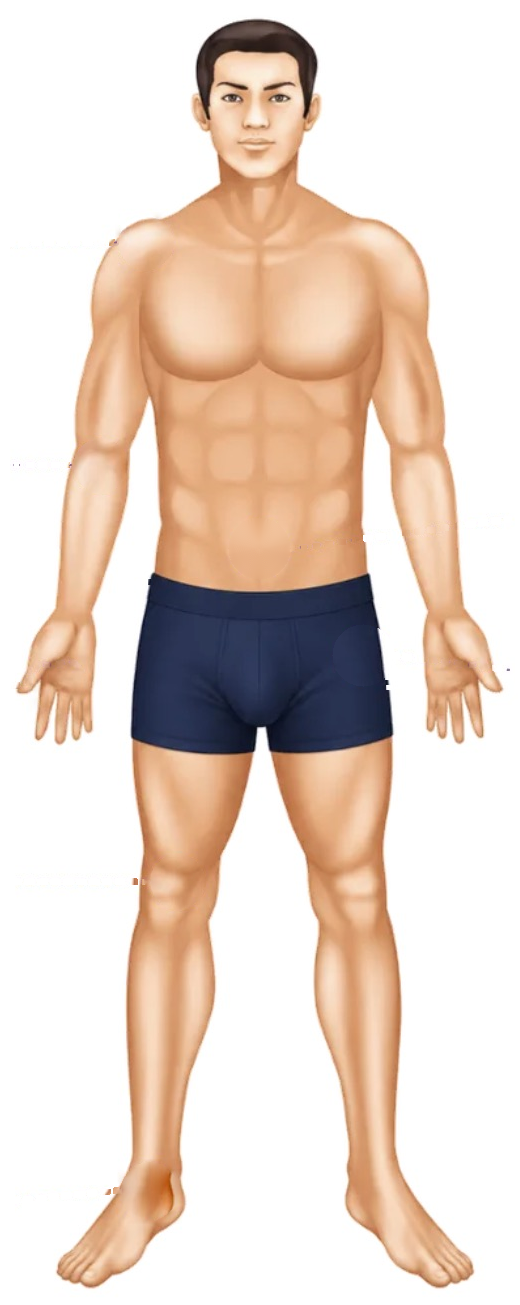
#> input picture assets/body.png, 520 x 1305 px
$ python clean_body_figure.py ../assets/body.png
#> lines starting #> are read from the running program, lines starting #| are printed output that depends on the picture; after the words box and inside, x2 and y2 are one past the last pixel; in counts of white or black regions, pixels touching at a corner belong together
"""Remove the region markers, dashed leader lines and labels from the reference
figure, and export a transparent PNG of the body for the joint-count screen."""
import cv2, numpy as np, sys

SRC = sys.argv[1]
im = cv2.imread(SRC)
#> im is the input picture: shape (1305, 520, 3); mean B, G, R 201.5, 213.5, 230.8
CROP = (95, 1400, 330, 850)                      # y0, y1, x0, x1
MARKERS = [(475, 337), (430, 560), (388, 776), (507, 976), (479, 1286)]
SHIFT_MARKERS = []
MIRROR_COPY = [(693, 750)]                   # hip: direct mirrored copy (symmetric shorts edge)
INPAINT_MARKERS = []
CENTRE_MARKER = (589, 643)                        # lumbar: on the midline, no clean mirror
LABELS = [(120, 40, 510, 92), (195, 312, 340, 362), (235, 538, 340, 582), (140, 752, 345, 800),
          (248, 952, 345, 1000), (150, 1268, 345, 1318), (845, 592, 1045, 665), (845, 742, 905, 788)]
SHORTS = (665, 852, 458, 728)          # y0, y1, x0, x1 in source coords (protected)

def purple_mask(img, s_min=30, v_min=95):
    h, s, v = cv2.split(cv2.cvtColor(img, cv2.COLOR_BGR2HSV))
    return ((h >= 122) & (h <= 168) & (s > s_min) & (v > v_min))

out = im.copy()
for x0, y0, x1, y1 in LABELS:
    out[y0:y1, x0:x1] = 255
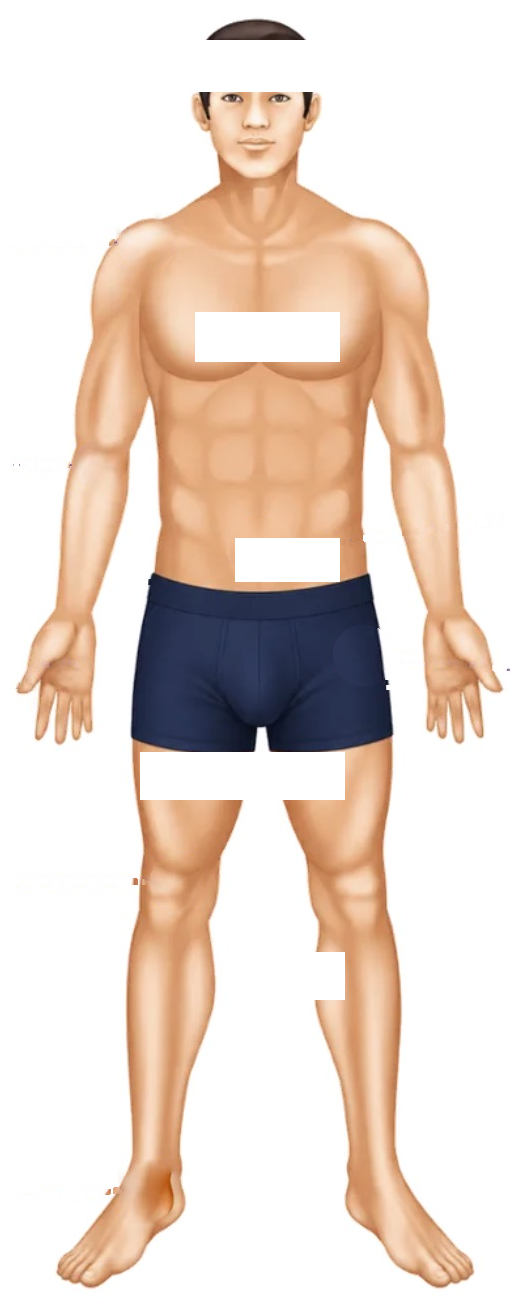
#> out: shape (1305, 520, 3); 4.4% of pixels changed, all inside (x1, y1, x2, y2) = (140, 40, 345, 1000)

lines = cv2.dilate(purple_mask(im).astype(np.uint8) * 255, np.ones((3, 3), np.uint8), iterations=2)
#> in purple_mask, `h, s, v = cv2.split(cv2.cvtColor(img, cv2.COLOR_BGR2HSV))`:
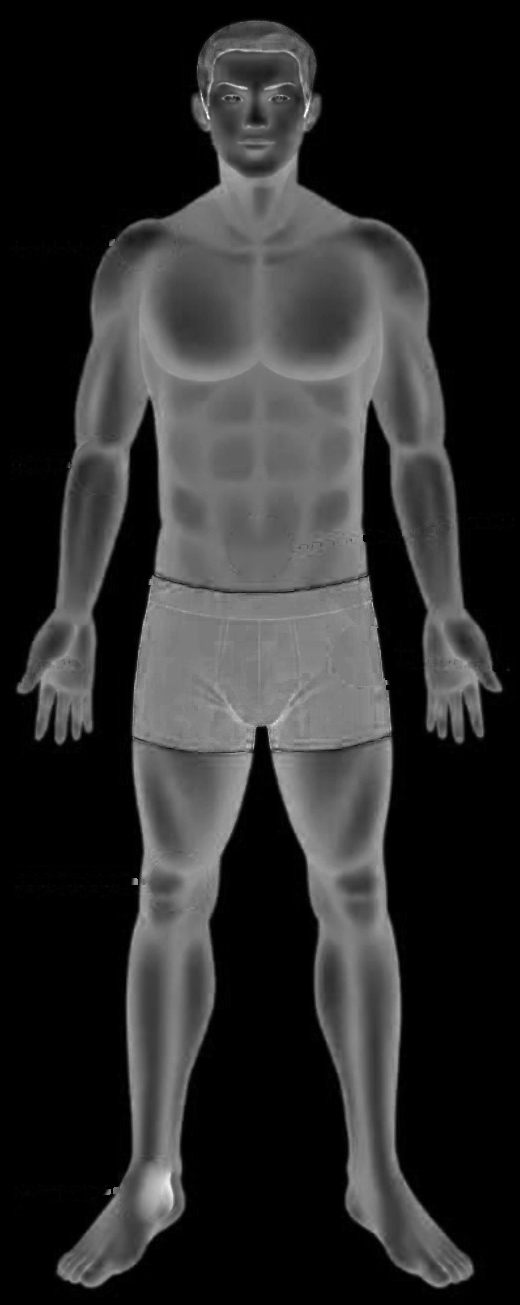
#> s: shape (1305, 520); min 0, max 255, mean 44
#> in purple_mask, `h, s, v = cv2.split(cv2.cvtColor(img, cv2.COLOR_BGR2HSV))`:
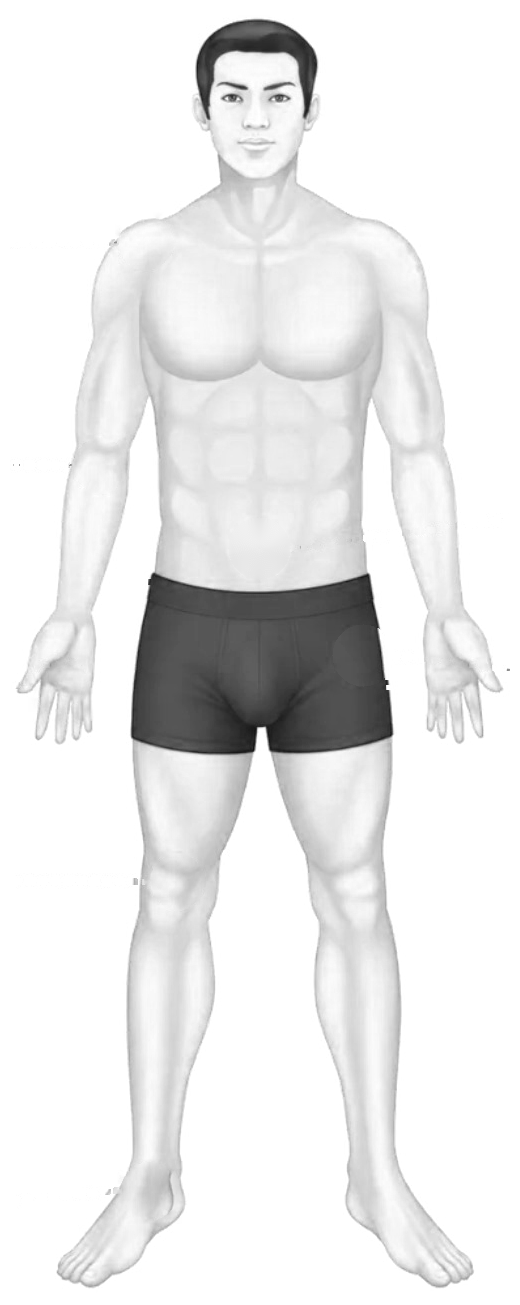
#> v: shape (1305, 520); min 18, max 255, mean 233
#> in purple_mask, `return ((h >= 122) & (h <= 168) & (s > s_min) & (v > v_min))`:
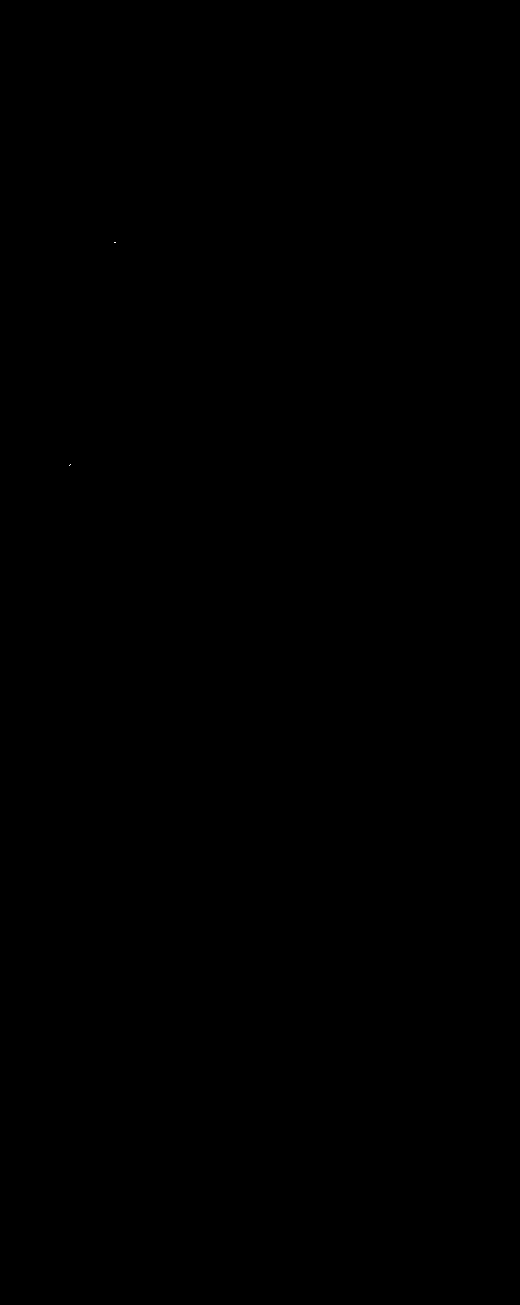
#> returned value: shape (1305, 520) bool; 0% white in thin lines or dots, all inside (x1, y1, x2, y2) = (69, 242, 116, 466)
#> lines: shape (1305, 520); 0.01% white; 2 white regions, box (x1, y1, x2, y2) and area: (67, 462, 73, 468) 34, (112, 240, 118, 245) 30
circ = np.zeros_like(lines)
for x, y in MARKERS + MIRROR_COPY + [c for c, _ in SHIFT_MARKERS] + [CENTRE_MARKER]:
    cv2.circle(circ, (x, y), 31, 255, -1)
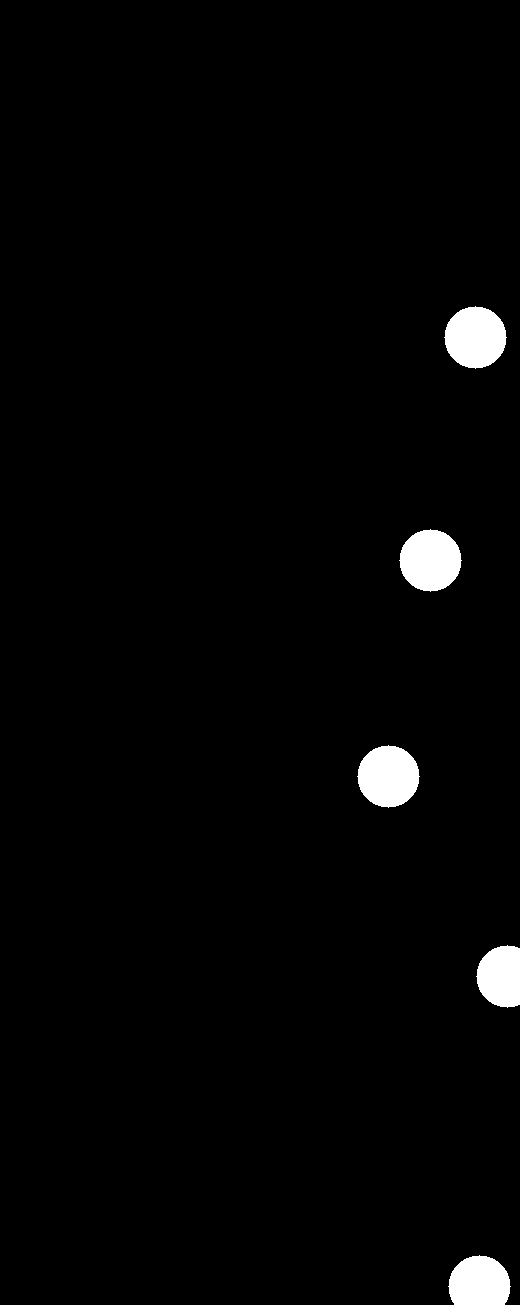
#> circ: shape (1305, 520); 2% white; 5 white regions, box (x1, y1, x2, y2) and area: (444, 306, 507, 369) 3001, (399, 529, 462, 592) 3001, (357, 745, 420, 808) 3001, (448, 1255, 511, 1305) 2572, (476, 945, 520, 1008) 2250

# 1) dashed lines: copy the mirror-image pixels where the mirror side is clean
flip = cv2.flip(out, 1)
bad = (lines > 0) | (circ > 0)
#> bad: shape (1305, 520) bool; 2% white; 7 white regions, largest, box (x1, y1, x2, y2) and area: (444, 306, 507, 369) 3001, (399, 529, 462, 592) 3001, (357, 745, 420, 808) 3001
badf = cv2.flip(bad.astype(np.uint8), 1) > 0
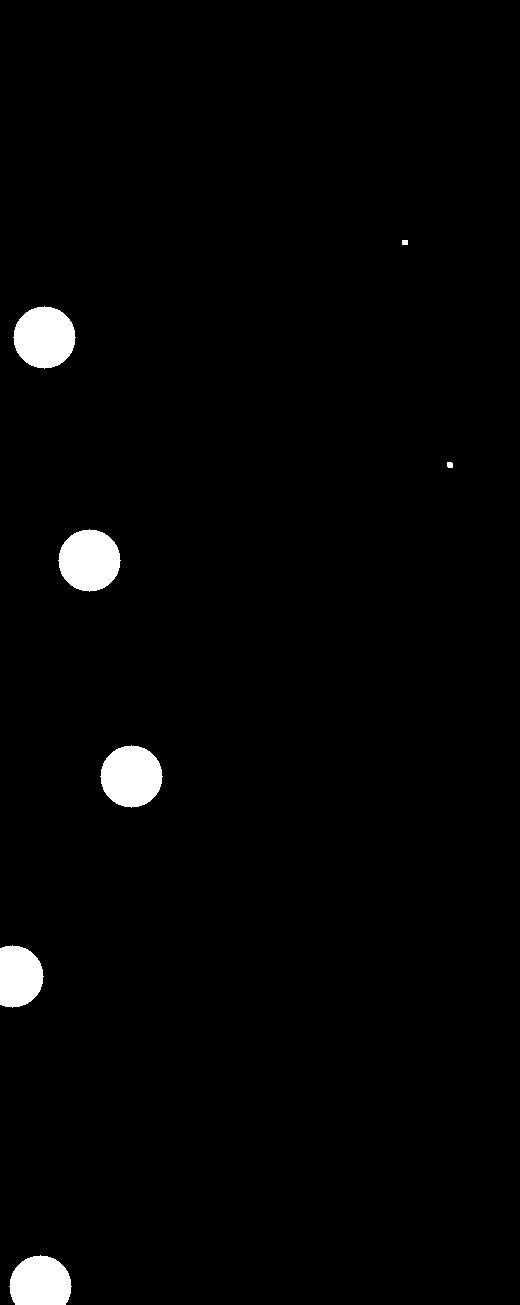
#> badf: shape (1305, 520) bool; 2% white; 7 white regions, largest, box (x1, y1, x2, y2) and area: (13, 306, 76, 369) 3001, (58, 529, 121, 592) 3001, (100, 745, 163, 808) 3001
L = (lines > 0) & (circ == 0)
out[L & ~badf] = flip[L & ~badf]
#> out: shape (1305, 520, 3); 0.01% of pixels changed, all inside (x1, y1, x2, y2) = (67, 240, 118, 468)
out = cv2.inpaint(out, (L & badf).astype(np.uint8) * 255, 6, cv2.INPAINT_TELEA)

# 2) markers: Poisson-blend the cleaned mirror side in
flip = cv2.flip(out, 1)
for x, y in MARKERS:
    m = np.zeros(im.shape[:2], np.uint8)
    cv2.circle(m, (x, y), 33 if y > 1200 else 31, 255, -1)
#> (the run stopped early here; a loop or call above may not have finished)
